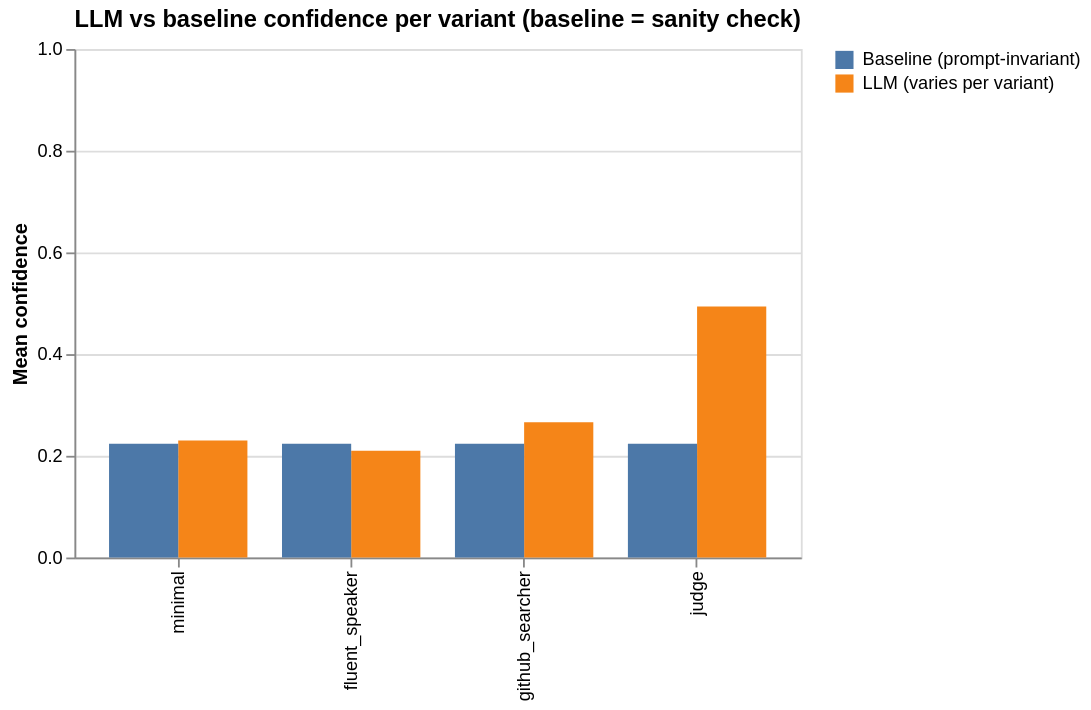

Notebook cell for this chart:
### Code cell
comp_mean = (
    scored_df[scored_df['llm_total_services'] > 0]
    .groupby('prompt_variant')[['llm_confidence', 'baseline_confidence']]
    .mean().reindex(VARIANTS).reset_index()
    .melt(id_vars='prompt_variant', var_name='source', value_name='mean_confidence')
)
comp_mean['source'] = comp_mean['source'].map({
    'llm_confidence':      'LLM (varies per variant)',
    'baseline_confidence': 'Baseline (prompt-invariant)',
})

alt.Chart(comp_mean).mark_bar().encode(
    x=alt.X('prompt_variant:N', sort=VARIANTS, title=None),
    y=alt.Y('mean_confidence:Q', title='Mean confidence',
            scale=alt.Scale(domain=[0, 1])),
    xOffset='source:N',
    color=alt.Color('source:N', title=None),
    tooltip=['prompt_variant:N', 'source:N',
             alt.Tooltip('mean_confidence:Q', format='.3f')],
).properties(width=400, height=280,
             title='LLM vs baseline confidence per variant (baseline = sanity check)')

### Figure 1 — Vega specification as saved in the notebook (floating-point values rounded to 4 significant figures)
{"$schema": "https://vega.github.io/schema/vega/v6.json", "data": [{"name": "source_0"}, {"name": "data_0", "values": [{"mean_confidence": 0.2299, "mean_confidence_end": 0.2299, "mean_confidence_start": 0.0, "prompt_variant": "minimal", "source": "LLM (varies per variant)"}, {"mean_confidence": 0.2099, "mean_confidence_end": 0.2099, "mean_confidence_start": 0.0, "prompt_variant": "fluent_speaker", "source": "LLM (varies per variant)"}, {"mean_confidence": 0.2662, "mean_confidence_end": 0.2662, "mean_confidence_start": 0.0, "prompt_variant": "github_searcher", "source": "LLM (varies per variant)"}, {"mean_confidence": 0.4938, "mean_confidence_end": 0.4938, "mean_confidence_start": 0.0, "prompt_variant": "judge", "source": "LLM (varies per variant)"}, {"mean_confidence": 0.2238, "mean_confidence_end": 0.2238, "mean_confidence_start": 0.0, "prompt_variant": "minimal", "source": "Baseline (prompt-invariant)"}, {"mean_confidence": 0.2238, "mean_confidence_end": 0.2238, "mean_confidence_start": 0.0, "prompt_variant": "fluent_speaker", "source": "Baseline (prompt-invariant)"}, {"mean_confidence": 0.2238, "mean_confidence_end": 0.2238, "mean_confidence_start": 0.0, "prompt_variant": "github_searcher", "source": "Baseline (prompt-invariant)"}, {"mean_confidence": 0.2238, "mean_confidence_end": 0.2238, "mean_confidence_start": 0.0, "prompt_variant": "judge", "source": "Baseline (prompt-invariant)"}]}, {"name": "source_0_x_domain_prompt_variant", "values": [{"prompt_variant": "minimal", "sort_field": 0.0}, {"prompt_variant": "fluent_speaker", "sort_field": 1.0}, {"prompt_variant": "github_searcher", "sort_field": 2.0}, {"prompt_variant": "judge", "sort_field": 3.0}]}, {"name": "data_0_xOffset_domain_source", "values": [{"source": "LLM (varies per variant)"}, {"source": "Baseline (prompt-invariant)"}]}, {"name": "data_0_color_domain_source", "values": [{"source": "LLM (varies per variant)"}, {"source": "Baseline (prompt-invariant)"}]}], "marks": [{"type": "rect", "name": "marks", "from": {"data": "data_0"}, "encode": {"update": {"tooltip": {"signal": "{\"prompt_variant\": isValid(datum[\"prompt_variant\"]) ? datum[\"prompt_variant\"] : \"\"+datum[\"prompt_variant\"], \"source\": isValid(datum[\"source\"]) ? datum[\"source\"] : \"\"+datum[\"source\"], \"mean_confidence\": format(datum[\"mean_confidence\"], \".3f\")}"}, "y": {"field": "mean_confidence_end", "scale": "y"}, "x": {"field": "prompt_variant", "scale": "x", "offset": {"field": "source", "scale": "xOffset"}}, "fill": {"field": "source", "scale": "color"}, "y2": {"field": "mean_confidence_start", "scale": "y"}, "width": {"signal": "max(0.25, bandwidth('xOffset'))"}}}, "style": ["bar"]}], "scales": [{"name": "x", "type": "band", "domain": {"data": "source_0_x_domain_prompt_variant", "field": "prompt_variant", "sort": {"op": "max", "field": "sort_field"}}, "range": [0, {"signal": "width"}], "paddingInner": 0.2, "paddingOuter": 0.2}, {"name": "y", "type": "linear", "domain": [0, 1], "range": [{"signal": "height"}, 0], "zero": true}, {"name": "xOffset", "type": "band", "domain": {"data": "data_0_xOffset_domain_source", "field": "source", "sort": true}, "range": [0, {"signal": "bandwidth('x')"}]}, {"name": "color", "type": "ordinal", "domain": {"data": "data_0_color_domain_source", "field": "source", "sort": true}, "range": "category"}], "axes": [{"scale": "y", "labels": false, "grid": true, "tickCount": {"signal": "ceil(height/40)"}, "domain": false, "maxExtent": 0, "minExtent": 0, "zindex": 0, "orient": "left", "aria": false, "ticks": false, "gridScale": "x"}, {"scale": "x", "labelAngle": 270, "labelAlign": "right", "grid": false, "orient": "bottom", "labelBaseline": "middle", "zindex": 0}, {"scale": "y", "labelOverlap": true, "tickCount": {"signal": "ceil(height/40)"}, "orient": "left", "zindex": 0, "grid": false, "title": "Mean confidence"}], "title": {"text": "LLM vs baseline confidence per variant (baseline = sanity check)", "frame": "group"}, "legends": [{"fill": "color", "symbolType": "square"}], "width": 400, "style": "cell", "padding": 5, "background": "white", "height": 280}
